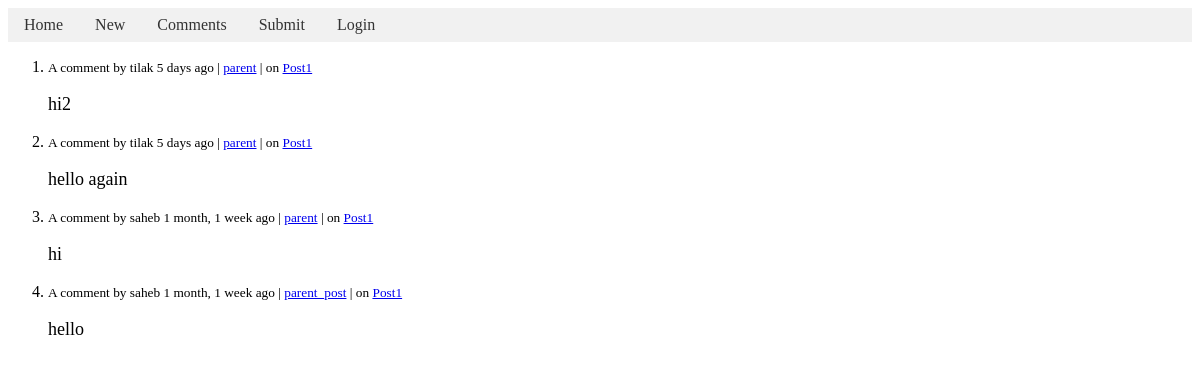
/comment/, run on an earlier commit of the app's database.
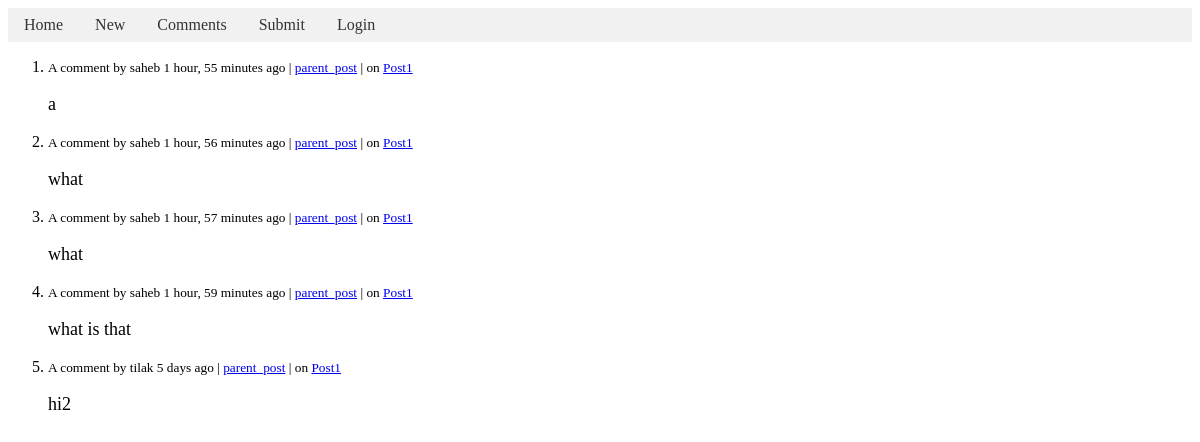
And on a later commit of the database.
### base/models.py (models this page shows, shortened)
class Comment(models.Model):
    user = models.ForeignKey(User, on_delete=models.CASCADE)
    created = models.DateTimeField(auto_now_add=True)
    parent = models.ForeignKey('self', on_delete=models.CASCADE, blank=True, null=True)
    body = models.TextField(max_length=200)
    post = models.ForeignKey(Post, on_delete=models.CASCADE, default=1)
    up_users = models.ManyToManyField(User, related_name='upvoted_comments')
    class Meta:
        ordering = ['-created']

class User(AbstractUser):
    name = models.TextField(max_length=200, null=True)
    username = models.TextField(max_length=200, null=False, unique=True)
    email = models.EmailField(null=True)
    about = models.TextField(max_length=200, null=True)
    created = models.DateTimeField(auto_now_add=True)
    fav_posts = models.ManyToManyField('Post', related_name='fav_by')
    fav_comments = models.ManyToManyField('Comment', related_name='fav_by')
    def __str__(self):
        return self.username

class Post(models.Model):
    title = models.TextField(max_length=200, null=False)
    url = models.URLField(null=False, unique=True)
    body = models.TextField(max_length=200, null=True)
    created = models.DateTimeField(auto_now_add=True)
    user = models.ForeignKey(User, on_delete=models.CASCADE)
    up_users = models.ManyToManyField(User, related_name='upvoted_posts')

### base/views.py (the view)
# urls.py: path('comment/', views.comment, name='comment'),
def comment(request):
    p = request.GET.get('p')
    if p == None:
        p = 1
    p = int(p)
    comments = Comment.objects.all()
    context = pagination(p=p, post_per_page=10, obj=comments)
    return render(request, 'base/comment.html', context)

### base/views.py (called while the page is built)
def pagination(p, post_per_page, obj):
    size = len(obj)
    total_pages = size//post_per_page+1
    start_index = (p - 1) * post_per_page
    end_index = start_index + post_per_page
    ol_start = (p-1)*post_per_page+1
    curr_obj = obj[start_index:end_index]
    return {"curr_obj" : curr_obj, "p": p, "total_pages" : total_pages, "post_per_page":post_per_page, "ol_start":ol_start}

### base/templates/base/comment.html (shortened to what this page needs)
{% extends 'main.html' %}
{% block content %}
<ol start="{{ol_start}}">
{% for comment in curr_obj %}
    <li>
        <small>A comment by {{comment.user}} {{comment.created|timesince}} ago |
            {% if comment.parent %}
            <a href="{% url 'items' %}?id={{comment.parent.id}}&reply_to=comment">parent</a> |
            {% else %}
            <a href="{% url 'items' %}?id={{comment.post.id}}&reply_to=post">parent_post</a> |
            {% endif %}
            on <a href="{% url 'items' %}?id={{comment.id}}&reply_to=post">{{comment.post.title}}</a>
        </small>
        <p style="font-size: large;">{{comment.body|truncatewords:50}}</p>
    </li>
{% endfor %}
</ol>
{% endblock content %}

### templates/main.html (shortened to what this page needs)
<!DOCTYPE html>
<html lang="en">
<head>
</head>
<body>
    {% include 'navbar.html' %}
    {% block content %}
    {% endblock content %}
</body>
</html>

### templates/navbar.html (shortened to what this page needs)
<header>
    <div>
        <div class="navbar">
            <a href="{% url 'home' %}">Home</a>
            <a href="{% url 'new' %}">New</a>
            <a href="{% url 'comment' %}">Comments</a>
            <a href="{% url 'submit' %}">Submit</a>
            {% if request.user.is_authenticated %}
            <a href="{% url 'user' %}?id={{request.user.username}}">{{request.user.username}}</a>  <a href="{% url 'login_form' %}">Logout</a>
            {% else %}
            <a href="{% url 'login_form' %}">Login</a>
            {% endif %}
          </div>
    </div>
</header>

### templates/main.html (style rules this page uses)
.navbar { background-color: #f1f1f1; overflow: hidden; }
.navbar a { float: left; display: block; padding: 8px 16px; text-decoration: none; color: #333; }

What changed in the data, as far as the page shows it:
removed Comment: user "tilak", created "5 days", post "Post1", body "hello again"
removed Comment: user "saheb", created "1 month, 1 week", post "Post1", body "hi"
removed Comment: user "saheb", created "1 month, 1 week", post "Post1", body "hello"
added Comment: user "saheb", created "1 hour, 55 minutes", post "Post1", body "a"
added Comment: user "saheb", created "1 hour, 56 minutes", post "Post1", body "what"
added Comment: user "saheb", created "1 hour, 57 minutes", post "Post1", body "what"
added Comment: user "saheb", created "1 hour, 59 minutes", post "Post1", body "what is that"
changed Comment "hi2": parent_id "parent" → "parent_post"
